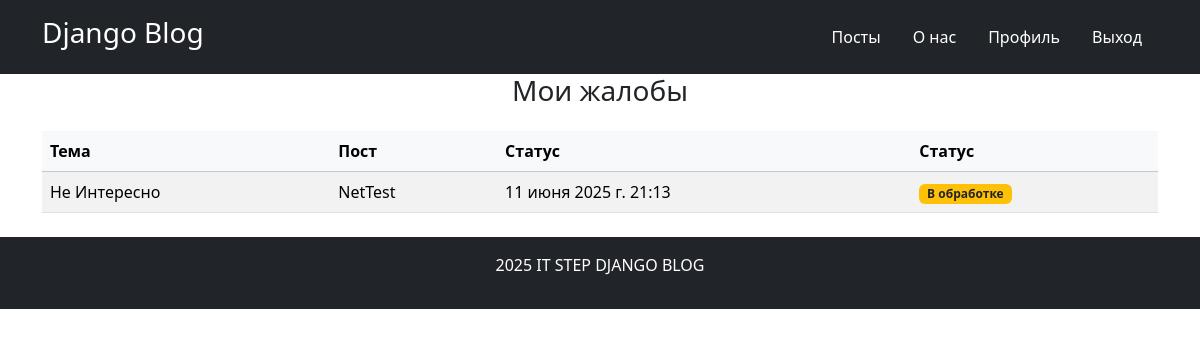
The app's page /reports/ (signed in) with its own data.
### app/models.py (models this page shows, shortened)
class Report(models.Model):
    THEMES = (
        ("NI", "Не Интересно"),
        ("CE", "Цензура"),
        ("SP", "Спам"),
        ("OT", "Другое")
    )
    theme = models.CharField(max_length=3, choices=THEMES, verbose_name="Тема")
    post = models.ForeignKey(Post, on_delete=models.CASCADE, verbose_name="Пост")
    user = models.ForeignKey(User, on_delete=models.CASCADE, verbose_name="Пользователь")
    description = models.CharField(max_length=1024, verbose_name="Описание")
    created_at = models.DateTimeField(auto_now_add=True, verbose_name="Дата Создания")
    is_solve = models.BooleanField(default=False, verbose_name="Решена")
    class Meta:
        verbose_name_plural = "Жалобы"

class Post(models.Model):
    title = models.CharField(max_length=256, verbose_name="Название Поста")
    content = models.CharField(max_length=3000, verbose_name="Контент Поста")
    created_at = models.DateTimeField(auto_now_add=True, verbose_name="Дата Создания")
    author = models.ForeignKey(User, on_delete=models.CASCADE, verbose_name="Автор")
    class Meta:
        verbose_name_plural = "Посты"

### app/views.py (the view)
# urls.py: path("reports/", RepostListView.as_view(), name="report-list"),
class RepostListView(LoginRequiredMixin, ListView):
    model = Report
    template_name = "app/report_list.html"
    context_object_name = "reports"
    def get_queryset(self):  # Фильтруем данные
        return Report.objects.filter(user=self.request.user)

### templates/app/report_list.html
{% extends 'base.html' %}
{% block main %}
<div class="container">
    <h3 class="mb-4 text-center">
        Мои жалобы
    </h3>
    {% if reports %}
    <table class="table table-striped">
        <thead class="table-light">
        <tr>
            <th>Тема</th>
            <th>Пост</th>
            <th>Статус</th>
            <th>Статус</th>
        </tr>
        </thead>
        <tbody>
        {% for report in reports %}
        <tr>
            <td>{{ report.get_theme_display }}</td>
            <td>{{ report.post.title }}</td>
            <td>{{ report.post.created_at }}</td>
            <td>
                {% if report.is_solve %}
                <span class="badge bg-success">Решено</span>
                {% else %}
                <span class="badge bg-warning text-dark">В обработке</span>
                {% endif %}
            </td>
        </tr>
        {% endfor %}
        </tbody>
    </table>
    {% else %}
    <p class="text-center">Вы не отправили ни одной жалобы</p>
    {% endif %}
</div>
{% endblock main %}

### records on screen
Report: theme "Не Интересно", post "NetTest", post.created_at "11 июня 2025 г. 21:13", is_solve "В обработке"
